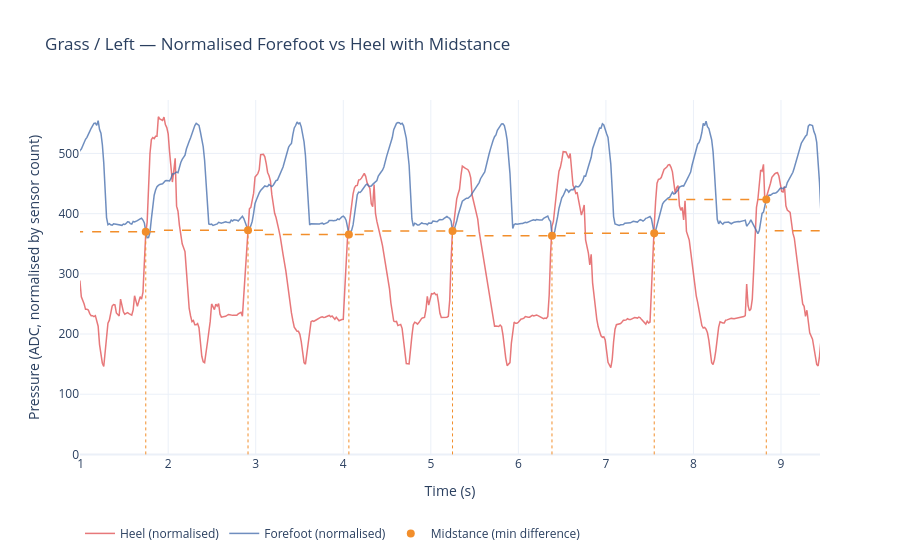
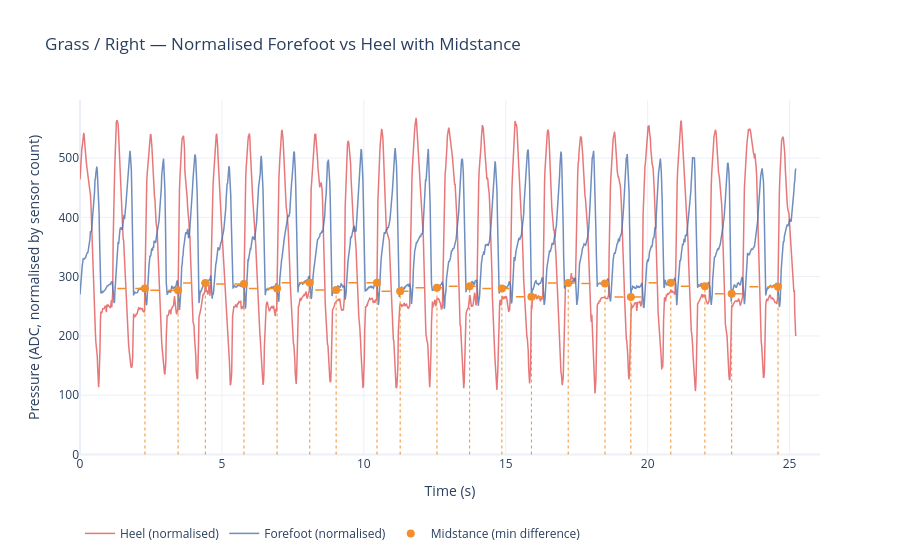
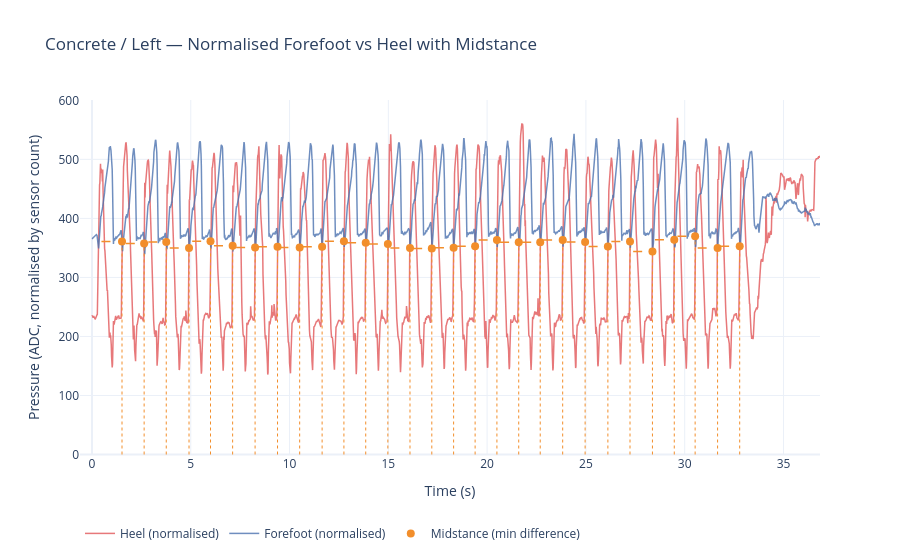
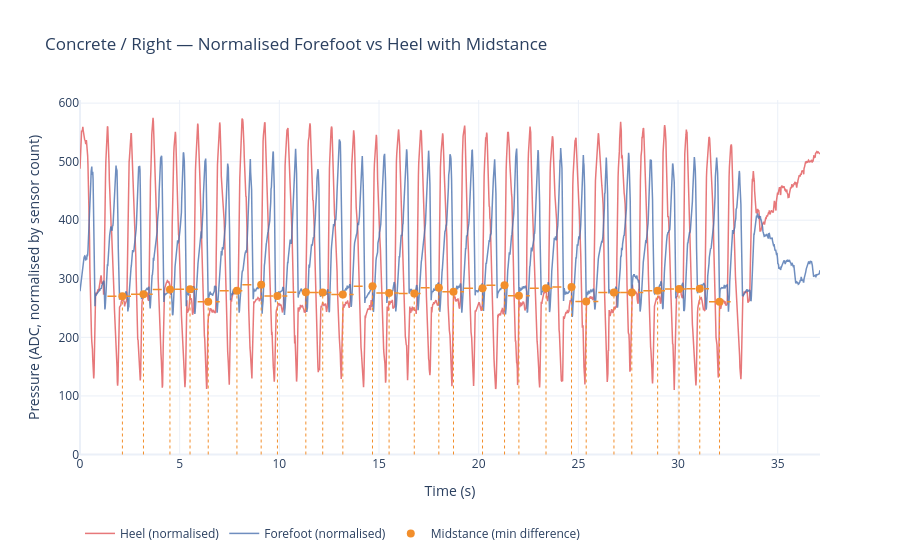

Notebook code cell kept with these figures, in order:
### Markdown cell above
## 5. Visualise

For each surface / foot: forefoot vs heel signal over time with midstance marked.

- **Vertical dotted line** — midstance timestamp
- **Horizontal dashed line** — midstance pressure, drawn across the step window
- **Orange** = real crossover found | **Grey** = fallback (window midpoint)

### Code cell
for (surface, foot), big_peaks in peaks_lookup.items():
    df      = df_lookup[surface][foot]
    mid_df  = mid_all[(mid_all['surface'] == surface) & (mid_all['foot'] == foot)]
    t       = df['time_sec'].values

    fore_cols = [c for c in FOREFOOT_SENSORS if c in df.columns]
    heel_cols = [c for c in HEEL_SENSORS     if c in df.columns]
    fore_sig  = df[fore_cols].apply(pd.to_numeric, errors='coerce').sum(axis=1).fillna(0).values / len(fore_cols)
    heel_sig  = df[heel_cols].apply(pd.to_numeric, errors='coerce').sum(axis=1).fillna(0).values / len(heel_cols)

    fig = go.Figure()

    fig.add_trace(go.Scatter(
        x=t, y=heel_sig, name='Heel (normalised)',
        line=dict(color='#E15759', width=1.5), opacity=0.8
    ))
    fig.add_trace(go.Scatter(
        x=t, y=fore_sig, name='Forefoot (normalised)',
        line=dict(color='#4C72B0', width=1.5), opacity=0.8
    ))

    shown = False
    for _, row in mid_df.iterrows():
        step_idx = int(row['step_id']) - 1
        mid_t    = row['midstance_time_sec']
        mid_p    = row['midstance_forefoot']   # forefoot pressure at midstance

        if 0 <= step_idx < len(big_peaks) - 1:
            x0 = float(t[big_peaks[step_idx]])
            x1 = float(t[big_peaks[step_idx + 1]])
        else:
            x0, x1 = mid_t - 0.15, mid_t + 0.15

        # horizontal dashed line at midstance forefoot pressure across the step window
        fig.add_shape(type='line',
            x0=x0, x1=x1, y0=mid_p, y1=mid_p,
            line=dict(color='#F28E2B', width=1.5, dash='dash'))

        # vertical dotted line at midstance time
        fig.add_shape(type='line',
            x0=mid_t, x1=mid_t, y0=0, y1=mid_p,
            line=dict(color='#F28E2B', width=1, dash='dot'))

        # marker at (midstance_time, midstance_forefoot)
        fig.add_trace(go.Scatter(
            x=[mid_t], y=[mid_p], mode='markers',
            name='Midstance (min difference)',
            marker=dict(size=8, color='#F28E2B', symbol='circle'),
            showlegend=not shown,
        ))
        shown = True

    fig.update_layout(
        title=f'{surface.capitalize()} / {foot.capitalize()} — Normalised Forefoot vs Heel with Midstance',
        xaxis_title='Time (s)',
        yaxis_title='Pressure (ADC, normalised by sensor count)',
        template='plotly_white',
        height=500,
        hovermode='x unified',
        legend=dict(orientation='h', x=0, y=-0.18, yanchor='top'),
    )
    fig.show()
